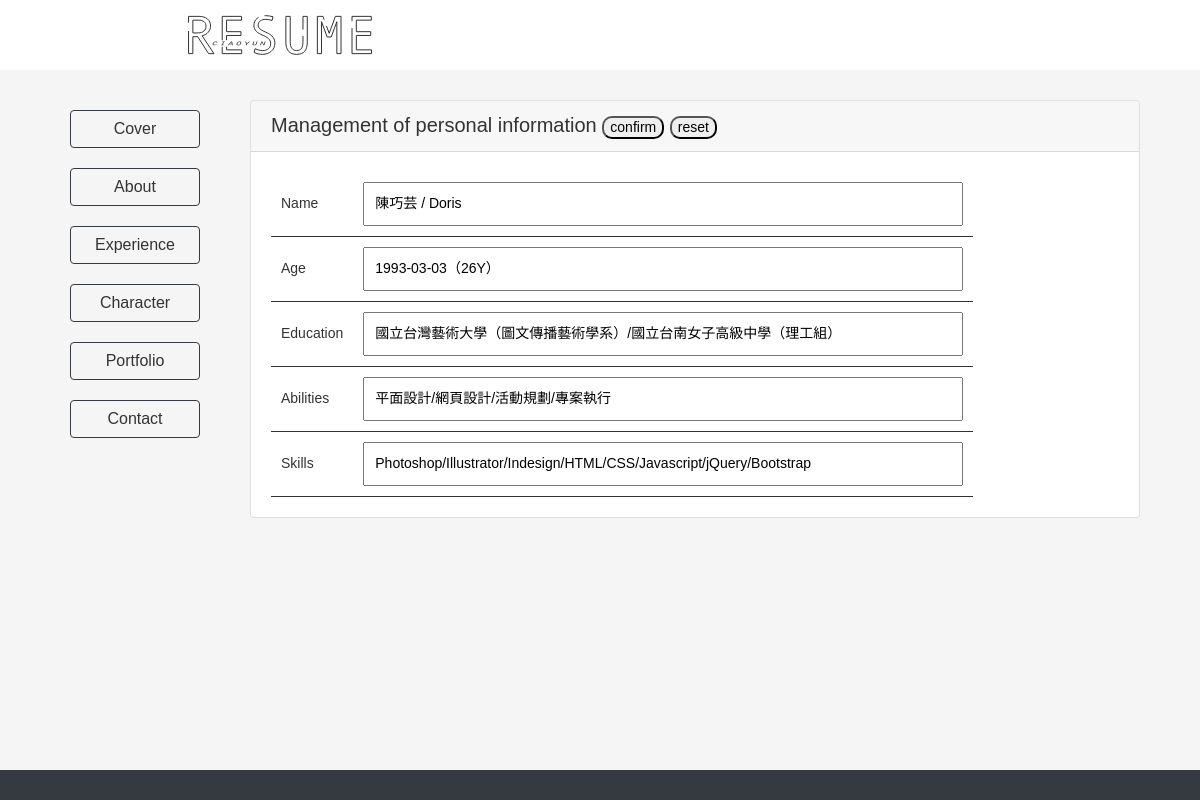
The page /admin.php?do=about on the database its author committed.
### tables this page shows
CREATE TABLE `about` (
  `id` int(10) UNSIGNED NOT NULL,
  `name` text NOT NULL,
  `age` text NOT NULL,
  `education` text NOT NULL,
  `abilities` text NOT NULL,
  `skills` text NOT NULL
);

### connect.php (called while the page is built, shortened)
<?php
$dsn = "mysql:host=localhost; charset=utf8; dbname=resume";
$pdo = new PDO($dsn,'root','iamdoris19930303');
function find($table,...$arg) {
    global $pdo;
    $sql = "select * from $table where ";
    if(is_array($arg[0])) {
        foreach($arg[0] as $key => $value) {
            $tmp[] = sprintf("`%s`='%s'",$key,$value);
        }
        $sql = $sql . implode(" && ",$tmp);
    }else {
        $sql = $sql . "`id`='" . $arg[0] . "'";
    }
    return $pdo->query($sql)->fetch(PDO::FETCH_ASSOC);
}
?>

### admin/about.php (the view)
<?php
include_once "connect.php";
$about = find("about",1);
?>
<form action="./api/about.php" method="post">
<div class="card">
    <h5 class="card-header">Management of personal information
    <span>
        <input type="submit" value="confirm">
        <input type="reset" value="reset">
    </span>
    </h5>
    <div class="card-body">
    <table>
        <tr>
            <td>Name</td>
            <td><input type="text" name="name" value="<?=$about['name'];?>"></td>
        </tr>
        <tr>
            <td>Age</td>
            <td><input type="text" name="age" value="<?=$about['age'];?>"></td>
        </tr>
        <tr>
            <td>Education</td>
            <td><input type="text" name="education" value="<?=$about['education'];?>"></td>
        </tr>
        <tr>
            <td>Abilities</td>
            <td><input type="text" name="abilities" value="<?=$about['abilities'];?>"></td>
        </tr>
        <tr>
            <td>Skills</td>
            <td><input type="text" name="skills" value="<?=$about['skills'];?>"></td>
        </tr>
    </table>
    </div>
</div>
</form>

### admin.php (style rules this page uses)
body { font-family: "Gotham SSm A", "Gotham SSm B", "PingFang TC", "Microsoft JhengHei", "PMingLiU", sans-serif; box-sizing: border-box; margin: 0; padding: 0; font-size: 14px; line-height: 1.42857; color: #333; background: #F5F5F5; }
table td { padding: 10px; border-bottom: 1px solid #333; }
table input { width: 600px; padding: 10px; }
span input { border-radius: 10px; font-size: 14px; }

### rows shown on the page
about: name "陳巧芸 / Doris", age "1993-03-03（26Y）", education "國立台灣藝術大學（圖文傳播藝術學系）/國立台南女子高級中學（理工組）", abilities "平面設計/網頁設計/活動規劃/專案執行", skills "Photoshop/Illustrator/Indesign/HTML/CSS/Javascript/jQuery/Bootstrap"
